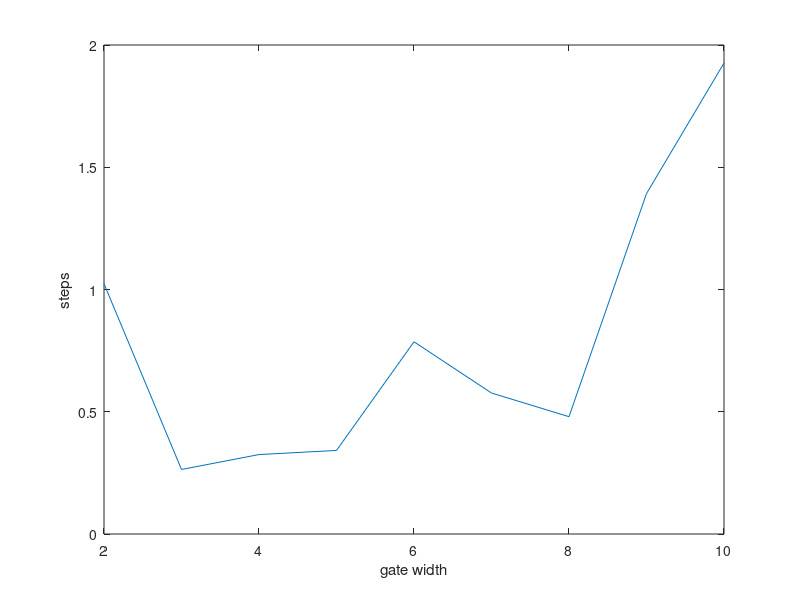

MATLAB code to generate this figure:
a=2;b=10;
x = a:b;
t = 1./((b-a)*rand((length(x)),1)+a);

f = @(x) abs(1./(x*rand)+rand*x);
y = f(x).*t';
plot(x,y)
xlabel('gate width')
ylabel('steps')
